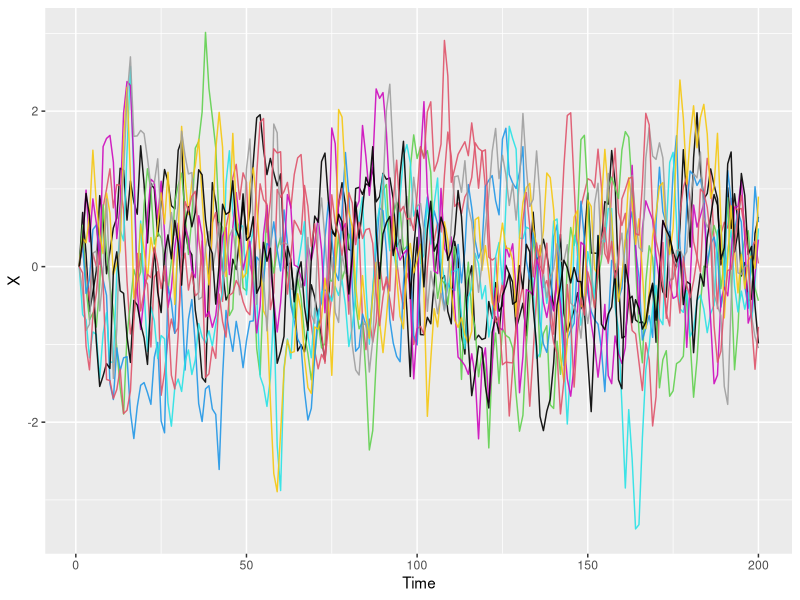
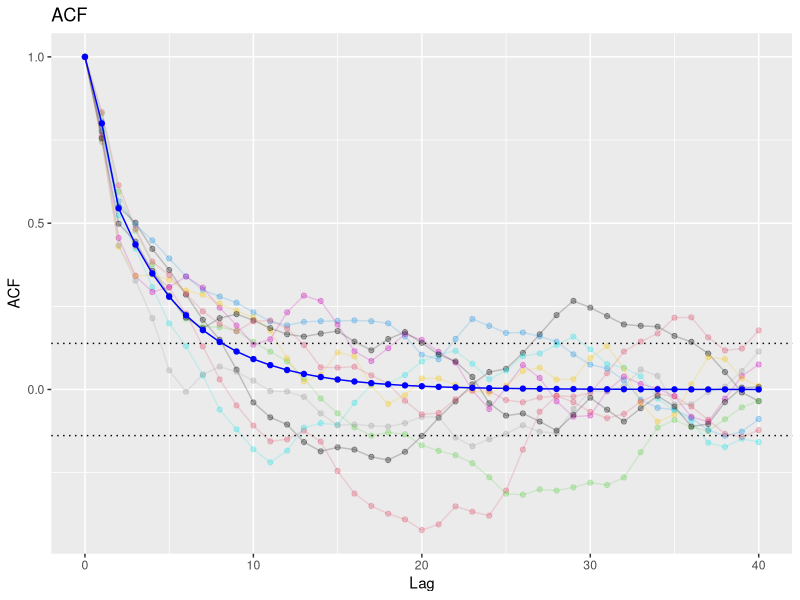
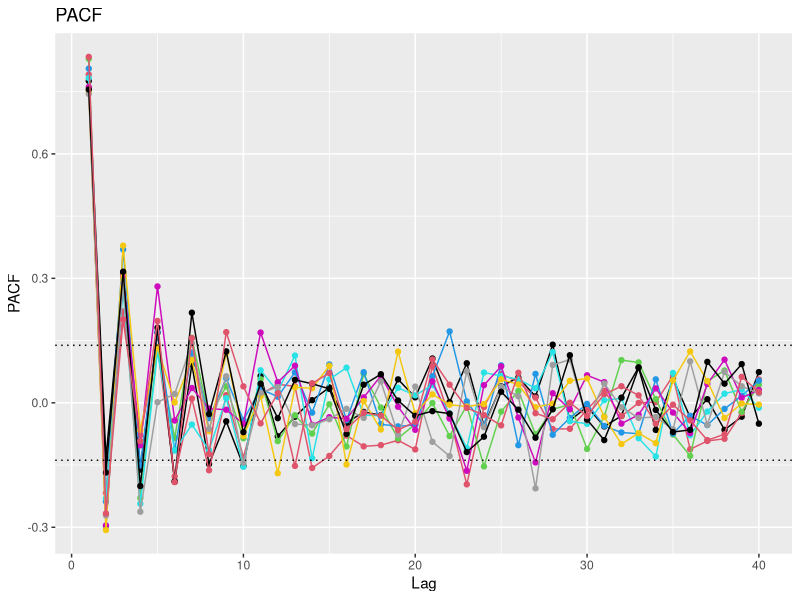
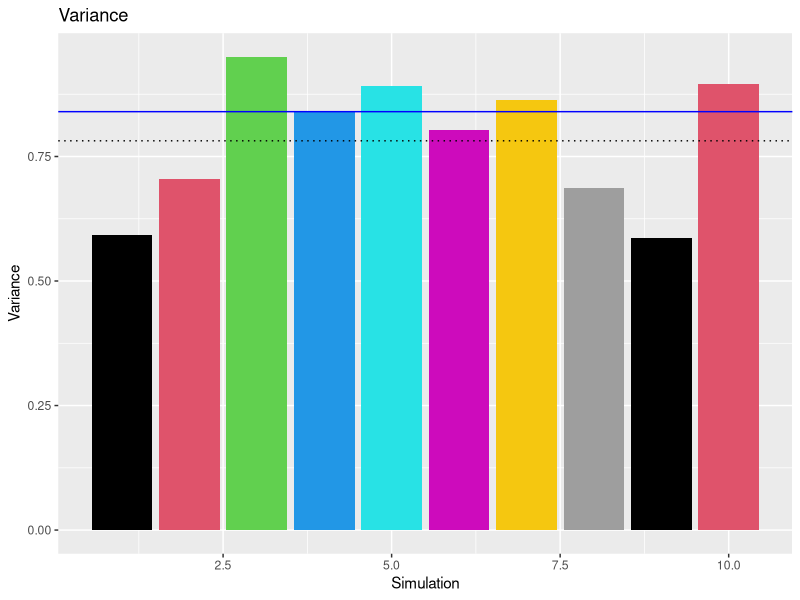

These figures' R source, in order:
## ---- chunk 1
# Disable inclusion of code chunks in the output
knitr::opts_chunk$set(echo = FALSE)
library('ggplot2')
## ---- chunk 2
n_obs <- 200
n_sim <- 10

sigma <- 0.4

phi <- c(-0.8)
p <- length(phi)

theta <- c(0.8, -0.5)
q <- length(theta)

X_sim <- replicate(n_sim, {
  # Create noise
  epsilon <- rnorm(n_obs + q, 0, sigma)

  # Create vector for X
  X <- rep(0, n_obs)

  for (t in seq(2, n_obs)) {
    X[t] <- -phi[1] * X[t - 1] + epsilon[t + q] + theta[1] * epsilon[t + q - 1] + theta[2] * epsilon[t + q - 2]
  }

  # Return X
  X
})


# Plot all simulations
# plot.ts(X_sim)
# Plot all simulations

sim_plot <- ggplot(mapping = aes(x = seq(1, n_obs))) +
  labs(x = "Time", y = "X")

for (i in seq(1, n_sim)) {
  sim_plot <- local({
    j <- i
    sim_plot +
      geom_line(aes(y = X_sim[, j]), stat = "identity", alpha = 0.9, col = j)
      # + geom_point(aes(y = X_sim[, j]), stat = "identity", alpha = 0.3, col = j)
  })
}

sim_plot
## ---- chunk 3
n_lag <- 40

# Empirical ACF
acf_matrix <- matrix(0, nrow = n_lag+1, ncol = n_sim)
for (i in seq(1, n_sim)) {
  acf_matrix[, i] <- acf(X_sim[, i], lag.max = n_lag, type = c("correlation"), plot = FALSE)$acf
}

# Theoretical ACF
acf_theo <- rep(0, n_lag + 1)
acf_theo[1] <- 0.84
acf_theo[2] <- 0.672
acf_theo[3] <- 0.4576
for (k in seq(3, n_lag)) {
  acf_theo[k + 1] <- -phi[1] * acf_theo[k]
}

acf_theo <- acf_theo / acf_theo[1]


# Plot
# NOTE: Significance level from 
acf_sig_level <- qnorm((1 + 0.95) / 2) / sqrt(sum(!is.na(X_sim[, 1])))


acf_plot <- ggplot(mapping = aes(x = seq(0, n_lag)))

for (i in seq(1, n_sim)) {
  acf_plot <- local({
    j <- i
    acf_plot +
      geom_line(aes(y = acf_matrix[, j]), stat = "identity", alpha = 0.2, col = j) +
      geom_point(aes(y = acf_matrix[, j]), stat = "identity", alpha = 0.3, col = j)
  })
}

acf_plot <- acf_plot +
  geom_hline(yintercept = acf_sig_level, linetype = "dotted") +
  geom_hline(yintercept = -acf_sig_level, linetype = "dotted") + 
  geom_line(aes(y = acf_theo), stat = "identity", color = "blue") +
  geom_point(aes(y = acf_theo), stat = "identity", color = "blue") +
  labs(title = "ACF", x = "Lag", y = "ACF")

acf_plot
## ---- chunk 4
pacf_matrix <- matrix(0, nrow = n_lag, ncol = n_sim)
for (i in seq(1, n_sim)) {
  pacf_matrix[, i] <- pacf(X_sim[, i], lag.max = n_lag, type = c("correlation"), plot = FALSE)$acf
}


pacf_plot <- ggplot(mapping = aes(x = seq(1, n_lag)))

for (i in seq(1, n_sim)) {
  pacf_plot <- local({
    j <- i
    pacf_plot +
      geom_line(aes(y = pacf_matrix[, j]), stat = "identity", col = j) +
      geom_point(aes(y = pacf_matrix[, j]), stat = "identity", col = j)
  })
}

pacf_plot <- pacf_plot +
  geom_hline(yintercept = acf_sig_level, linetype = "dotted") +
  geom_hline(yintercept = -acf_sig_level, linetype = "dotted") + 
  labs(title = "PACF", x = "Lag", y = "PACF")

pacf_plot
## ---- chunk 5
X_sim_var <- apply(X_sim, 2, var)

var_plot <- ggplot(mapping = aes(x = seq(1, n_sim), y = X_sim_var)) +
  geom_bar(stat = "identity", fill = 1:n_sim) +
  geom_hline(yintercept = 0.84, col = "blue") +
  geom_hline(yintercept = mean(X_sim_var), linetype = "dotted") +
  labs(title = "Variance", x = "Simulation", y = "Variance")

var_plot
